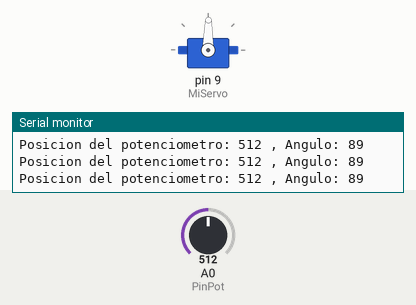
Simulated run of this sketch. Board: Arduino Uno, built with avr-gcc and run on an emulated ATmega328P. Shown: servo, the last lines printed to the serial monitor. The inputs (shaded band) are chosen by the test bench; at power-on: A0 (PinPot) = 512.

Above: at 1.2 s.
1.3 s: A0 (PinPot) set to 716
At 2.1 s:
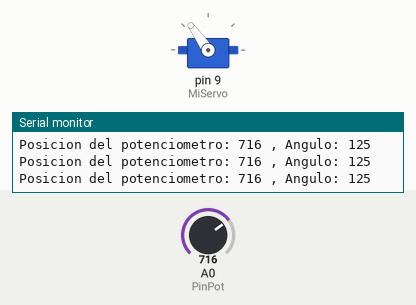
2.8 s: A0 (PinPot) set to 900
At 3.7 s:
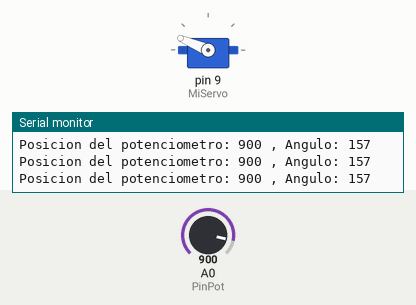
4.3 s: A0 (PinPot) set to 986
At 5.3 s:
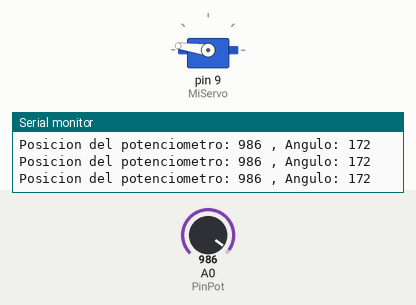
5.8 s: A0 (PinPot) set to 1016
At 6.9 s:
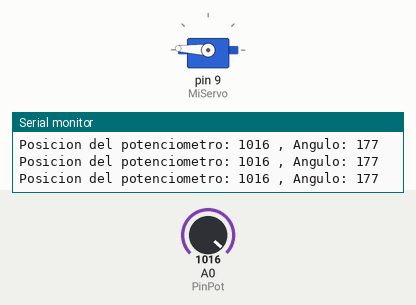
8.8 s: A0 (PinPot) set to 583
At 10.0 s:
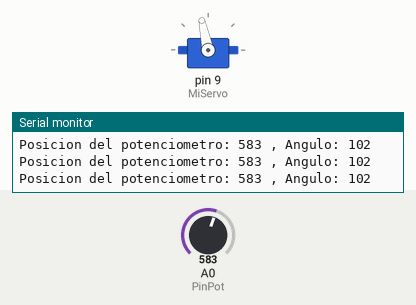
10.3 s: A0 (PinPot) set to 562
At 11.8 s:
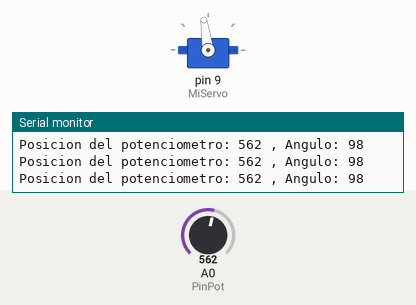
Timing chart, 0 to 12.8 s (numbered marks = the images above; inputs shaded):
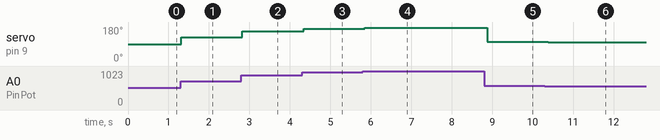

Measured:
- after the input at 1.3 s, servo on pin 9 (MiServo): 89° → 125° at once
- after the input at 2.8 s, servo on pin 9 (MiServo): 125° → 157° at once
- after the input at 4.3 s, servo on pin 9 (MiServo): 157° → 172° at once
- after the input at 5.8 s, servo on pin 9 (MiServo): 172° → 177° after 0.05 s
- after the input at 8.8 s, servo on pin 9 (MiServo): 177° → 102° after 0.08 s
- after the input at 10.3 s, servo on pin 9 (MiServo): 102° → 98° after 0.09 s

The sketch:

Practica_13.ino
```cpp
#include <Servo.h>

Servo MiServo;

int const PinPot = A0;
int ValorPot;
int Angulo;

void setup() {
  MiServo.attach(9);
  Serial.begin(9600);
}

void loop() {
  ValorPot = analogRead(PinPot);
  Serial.print("Posicion del potenciometro: ");
  Serial.print(ValorPot);

  Angulo = map(ValorPot, 0, 1023, 0, 179);
  Serial.print(" , Angulo: ");
  Serial.println(Angulo);

  MiServo.write(Angulo);
  delay(100);
}
```
